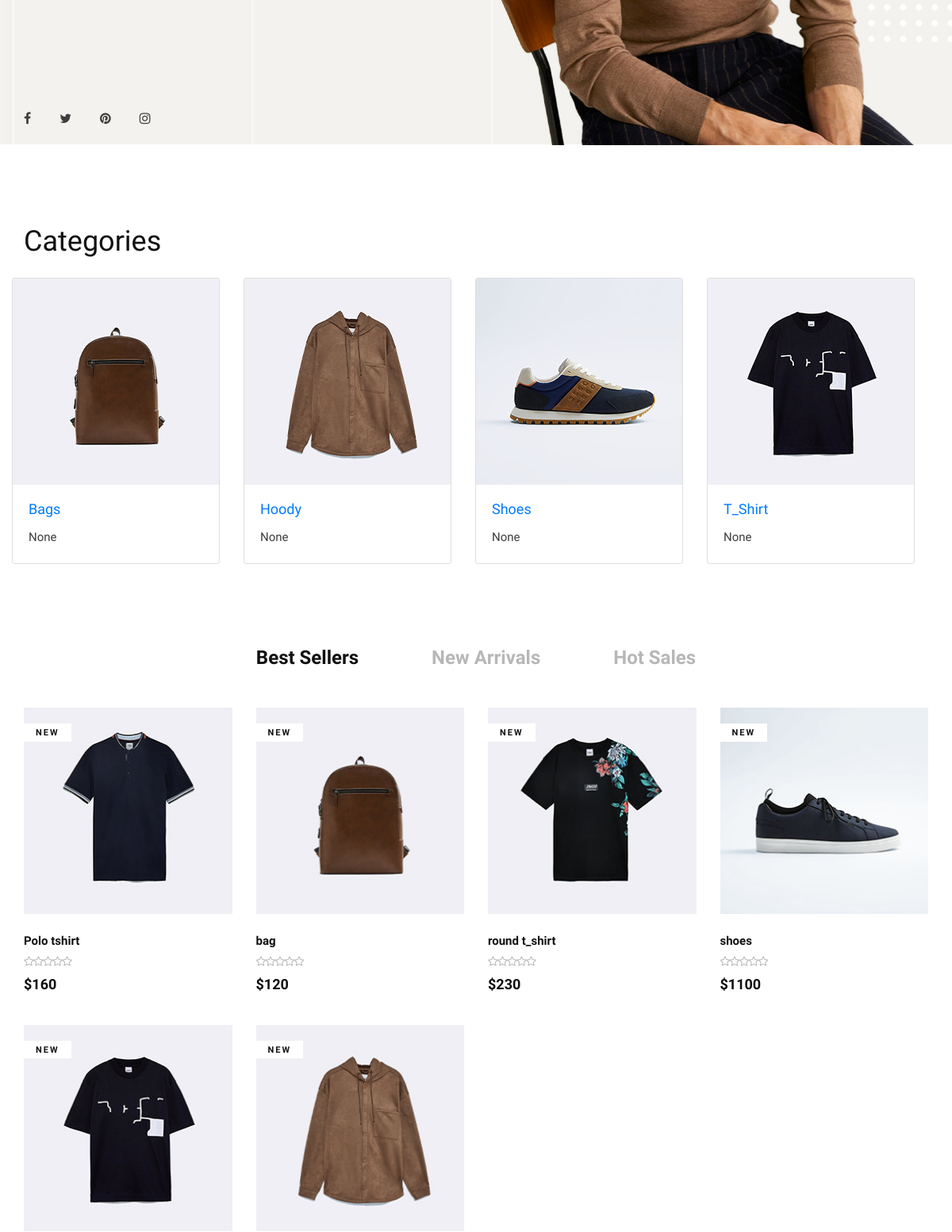
The app's page / (middle part), older data.
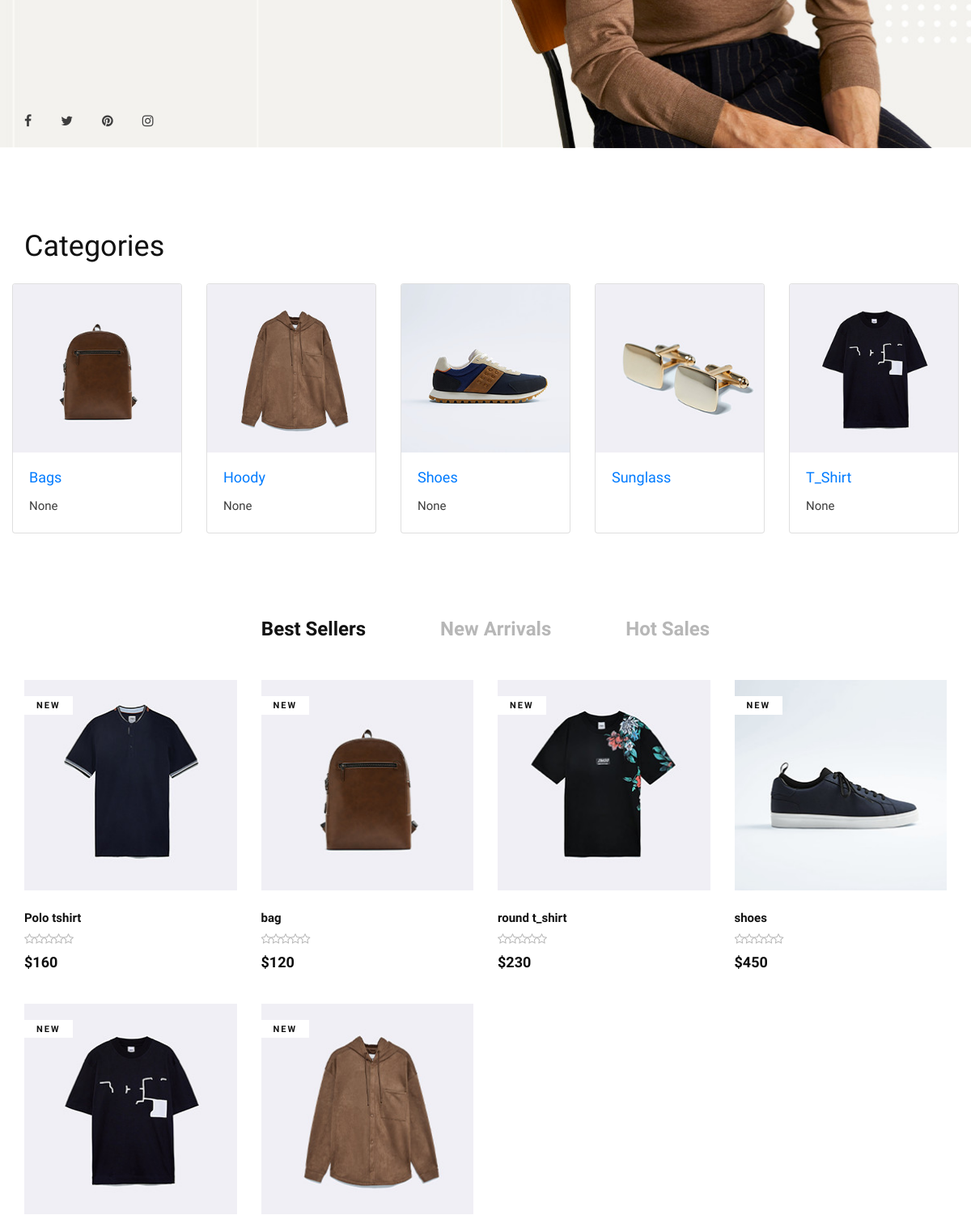
The same page, newer data.
### category/models.py (models this page shows)
class Category(models.Model):
    category_name = models.CharField(unique=True, max_length=50)
    slug = models.SlugField(unique=True, max_length=100)
    image = models.ImageField( upload_to='cat_img' , blank=True)
    clas = models.CharField(max_length=50 ,blank=True ,null=True)
    description = models.TextField(max_length=10000,blank=True ,null=True)
    class Meta:
        verbose_name = 'category'
        verbose_name_plural = 'categories'
    def get_url(self):
        return reverse('product_by_category',args=[self.slug])
    def __str__(self):
        return str(self.category_name)

### store/models.py (models this page shows)
class Product(models.Model):
    name = models.CharField( max_length=50 , unique=True)
    slug = models.SlugField(max_length=50 , unique=True)
    description = models.TextField( max_length=2000 , blank=True)
    products_infomation = models.TextField(max_length=10000 ,  blank=True)
    material_used = models.TextField(max_length=10000 ,  blank=True)
    image = models.ImageField( upload_to='product_img')
    price = models.IntegerField()
    discount = models.IntegerField(default=0)
    stock = models.IntegerField()
    is_available = models.BooleanField(default=True)
    tags = TaggableManager()
    category = models.ForeignKey("category.Category",related_name=("product"), verbose_name=("category product"), on_delete=models.CASCADE)
    created_at = models.DateTimeField(auto_now_add=True)
    modified_date = models.DateField( auto_now=True)
    def get_absolute_url(self):
        return reverse("product_detail", args=[self.category.slug ,self.slug])
    def __str__(self):
        return self.name

### project/views.py (the view)
# urls.py: 2. Add a URL to urlpatterns:  path('', views.home, name='home')
def home(request):
    products = Product.objects.all().filter(is_available=True).order_by('-created_at')[:12]
    context = {
        'products':products,
    }
    return render(request,'home.html' , context)

### category/category_context.py (called while the page is built)
def menu_links(request):
    links = Category.objects.all().annotate(products_count=Count('product'))[:10]
    return dict(links=links)

### templates/home.html (shortened to what this page needs)
{% extends "base.html" %}
{% load static %}
{% block content %}
<section class="hero">
    <div class="hero__slider owl-carousel">
        <div class="hero__items set-bg" data-setbg="{% static 'img/hero/hero-1.jpg'%}">
            <div class="container">
                <div class="row">
                    <div class="col-xl-5 col-lg-7 col-md-8">
                        <div class="hero__text">
                            <div class="hero__social">
                                <a href="#"><i class="fa fa-facebook"></i></a>
                                <a href="#"><i class="fa fa-twitter"></i></a>
                                <a href="#"><i class="fa fa-pinterest"></i></a>
                                <a href="#"><i class="fa fa-instagram"></i></a>
                            </div>
                        </div>
                    </div>
                </div>
            </div>
        </div>
    </div>
</section>
<section class="banner spad">
    <div class="container">
        <h2>Categories</h2><br>
        <div class="row">
            <div class="card-deck">
                {% for category in links %}
                <div class="card">
                    {% if category.image %}
                    <img class="card-img-top" src="{{category.image.url}}" alt="Card image cap">
                    {% endif %}
                    <div class="card-body">
                        <h5 class="card-title"><a href="{{category.get_url}}">{{category}}</a></h5>
                        <p class="card-text">{{category.description}}</p>
                    </div>
                </div>
                {% endfor %}
            </div>
        </div>
    </div>
</section>
<section class="product spad">
    <div class="container">
        <div class="row">
            <div class="col-lg-12">
                <ul class="filter__controls">
                    <li class="active" data-filter="*">Best Sellers</li>
                    <li data-filter=".new-arrivals">New Arrivals</li>
                    <li data-filter=".hot-sales">Hot Sales</li>
                </ul>
            </div>
        </div>
        <div class="row product__filter">
            {% for product in products %}
            <div class="col-lg-3 col-md-6 col-sm-6 col-md-6 col-sm-6 mix new-arrivals">
                <div class="product__item">
                    <div class="product__item__pic set-bg" data-setbg="{{product.image.url}}">
                        <span class="label">New</span>
                    </div>
                    <div class="product__item__text">
                        <h6>{{product}}</h6>
                        <div class="rating">
                            <i class="fa fa-star-o"></i>
                            <i class="fa fa-star-o"></i>
                            <i class="fa fa-star-o"></i>
                            <i class="fa fa-star-o"></i>
                            <i class="fa fa-star-o"></i>
                        </div>
                        <h5>${{product.price}}</h5>
                    </div>
                </div>
            </div>
            {% endfor %}
        </div>
    </div>
</section>
{% endblock content %}

Row changes from the older to the newer data that the page shows:
added Category: image (picture), category_name "Sunglass"
changed Product "shoes": price "1100" → "450"
